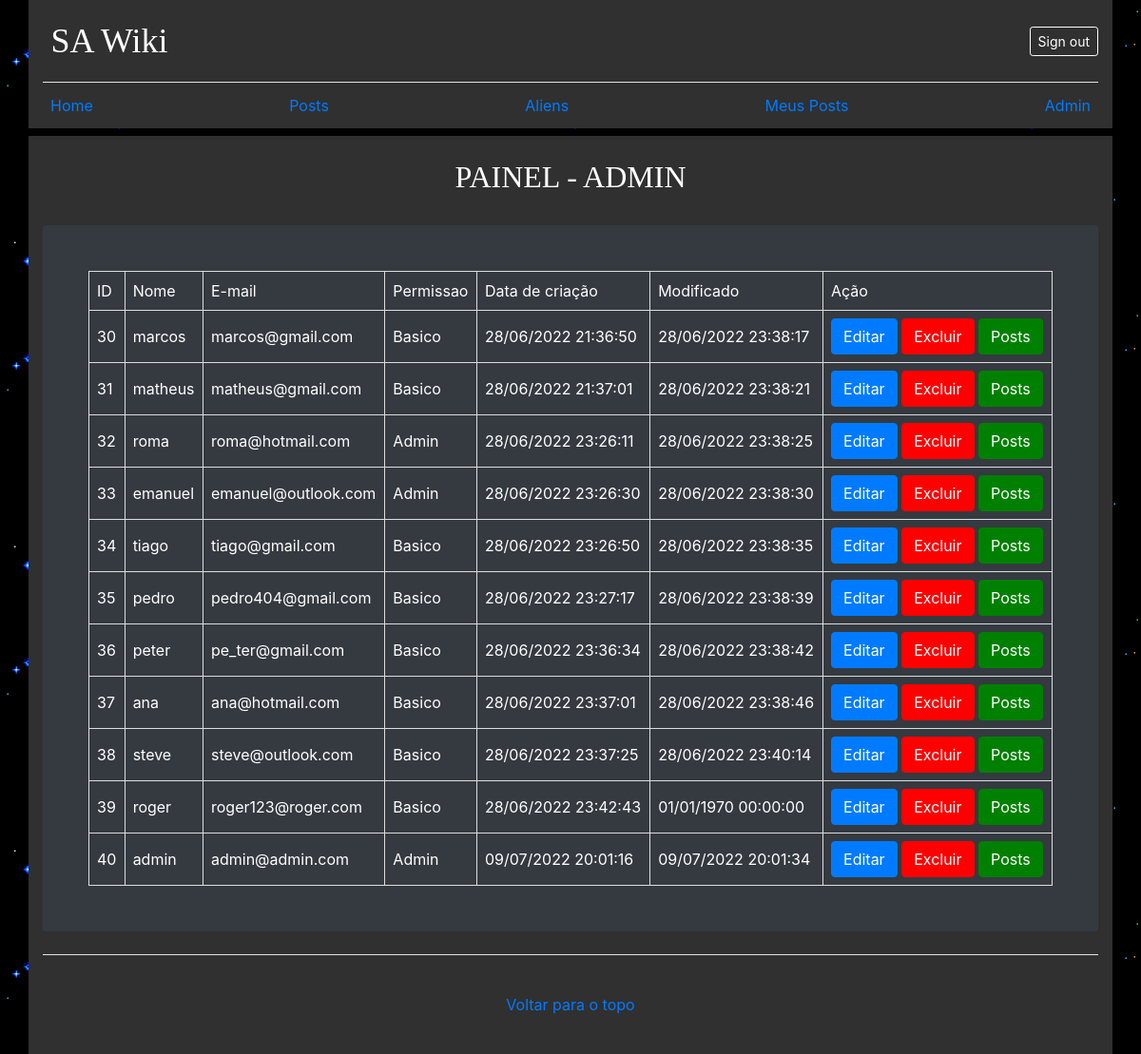
Screenshot of /projeto_10/config/mostrar_usuarios.php (signed in) with the database file from the repository.
### tables this page shows
CREATE TABLE `usuarios` (
  `id` int(11) NOT NULL,
  `usuario` varchar(250) NOT NULL,
  `senha` varchar(250) NOT NULL,
  `email` varchar(250) NOT NULL,
  `permissao_id` int(11) NOT NULL,
  `created` datetime NOT NULL,
  `modified` datetime DEFAULT NULL
);

### projeto_10/config/mostrar_usuarios.php (the view, shortened to what this page needs)
<?php
include './conexao.php';
$nivelacesso[1] = "Basico";
$nivelacesso[2] = "Admin";
?>
<!doctype html>
<html lang="pt-br">
  <head>
    <link href="../bootstrap/bootstrap.min.css" rel="stylesheet">
    <link href="../css/admin.css" rel="stylesheet">
</head>
<body>
    <div class="container">
      <header class="blog-header lh-1 py-3">
        <div class="row flex-nowrap justify-content-between align-items-center">
          <div class="col-4 text-center">
              <a class="blog-header-logo text-white" href="../dashboard.php">SA Wiki</a>
          </div>
          <div class="col-4 d-flex justify-content-end align-items-center">
              <a class="btn btn-sm btn-outline-secondary border-white text-white" href="../Includes/SessionStart.php">Sign out</a>
          </div>
        </div>
      </header>
      <div class="nav-scroller py-1 mb-2">
        <nav class="nav d-flex justify-content-between">
            <a class="p-2 link-secondary" href="../dashboard.php">Home</a>
            <a class="p-2 link-secondary" href="../posts.php">Posts</a>
            <a class="p-2 link-secondary" href="../aliens.php">Aliens</a>
            <a class="p-2 link-secondary" href="../meus_posts.php">Meus Posts</a>
            <a class="p-2 link-secondary" href="mostrar_usuarios.php">Admin</a>
        </nav>
      </div>
    </div>
    <main class="container">
      <br><h2 style="text-align: center">PAINEL - ADMIN</h2><br>
      <div class="p-4 p-md-5 mb-4 text-white rounded bg-dark">
      <table border="1" id="customers">
        <tr style="color: white">
          <td>ID</td>
          <td>Nome</td>
          <td>E-mail</td>
          <td>Permissao</td>
          <td>Data de criação</td>
          <td>Modificado</td>
          <td>Ação</td>
        </tr>
        <?php
        $query_usuario = "SELECT * FROM usuarios";
        $resultado_usuario = $conn ->prepare($query_usuario);
        $resultado_usuario-> execute();
        if(($resultado_usuario) AND ($resultado_usuario->rowCount() != 0))
        {
            while($row_usuario = $resultado_usuario->fetch(PDO::FETCH_ASSOC))
        {?>
        <tr style="color: white">
          <td><?php echo $row_usuario['id']; ?></td>
          <td><?php echo $row_usuario['usuario']; ?></td>
          <td><?php echo $row_usuario['email']; ?></td>
          <td><?php echo $nivelacesso[$row_usuario['permissao_id']]; ?></td>
          <td><?php echo date('d/m/Y H:i:s', strtotime($row_usuario['created'])); ?></td>
          <td><?php echo date('d/m/Y H:i:s', strtotime($row_usuario['modified'])); ?></td>
          <td>
            <a class="btn btn-primary" href="editar_usuario.php?id=<?php echo $row_usuario['id']; ?>">Editar</a>
            <a style="background-color: red; border-color: red" class="btn btn-primary" href="excluir_usuario.php?id=<?php echo $row_usuario['id']; ?>">Excluir</a>
            <a style="background-color: green; border-color: green" class="btn btn-primary" href="../adm/gerenciar_posts.php?id=<?php echo $row_usuario['id']; ?>">Posts</a>
          </td>
        </tr>
        <?php
        }
        }
        else
        {
        echo "<p style='color:red'>Nenhum usuário encontrado</p>";
        }
        ?>
      </table>
      </div>
    <footer class="blog-footer">
      <p>
        <a href="#">Voltar para o topo</a>
      </p>
    </footer>
    </main>
</body>
</html>

### projeto_10/css/admin.css (style rules this page uses)
.blog-header { border-bottom: 1px solid #e5e5e5; }
.blog-header-logo { font-family: "Playfair Display", Georgia, "Times New Roman", serif; font-size: 2.25rem; padding-right: 210px; }
h1, h2, h3, h4, h5, h6 { color: #fff; font-family: "Playfair Display", Georgia, "Times New Roman", serif; }
body { background-image: url(fundogif.gif); background-color: #202020; }
p { color: #fff; }
.container { background-color: #303030; }
.blog-footer { padding: 2.5rem 0; color: #303030; text-align: center; background-color: #303030; border-top: .05rem solid #e5e5e5; }
.blog-footer p:last-child { margin-bottom: 0; }
#customers { width: 100%; }
#customers td, #customers th { border: 1px solid #ddd; padding: 8px; }

### rows the page displays
usuarios: id "30", usuario "marcos", email "marcos@gmail.com", permissao "Basico", created "28/06/2022 21:36:50", modified "28/06/2022 23:38:17"
usuarios: id "31", usuario "matheus", email "matheus@gmail.com", permissao "Basico", created "28/06/2022 21:37:01", modified "28/06/2022 23:38:21"
usuarios: id "32", usuario "roma", email "roma@hotmail.com", permissao "Admin", created "28/06/2022 23:26:11", modified "28/06/2022 23:38:25"
usuarios: id "33", usuario "emanuel", email "emanuel@outlook.com", permissao "Admin", created "28/06/2022 23:26:30", modified "28/06/2022 23:38:30"
usuarios: id "34", usuario "tiago", email "tiago@gmail.com", permissao "Basico", created "28/06/2022 23:26:50", modified "28/06/2022 23:38:35"
usuarios: id "35", usuario "pedro", email "pedro404@gmail.com", permissao "Basico", created "28/06/2022 23:27:17", modified "28/06/2022 23:38:39"
usuarios: id "36", usuario "peter", email "pe_ter@gmail.com", permissao "Basico", created "28/06/2022 23:36:34", modified "28/06/2022 23:38:42"
usuarios: id "37", usuario "ana", email "ana@hotmail.com", permissao "Basico", created "28/06/2022 23:37:01", modified "28/06/2022 23:38:46"
usuarios: id "38", usuario "steve", email "steve@outlook.com", permissao "Basico", created "28/06/2022 23:37:25", modified "28/06/2022 23:40:14"
usuarios: id "39", usuario "roger", email "roger123@roger.com", permissao "Basico", created "28/06/2022 23:42:43", modified "01/01/1970 00:00:00"
usuarios: id "40", usuario "admin", email "admin@admin.com", permissao "Admin", created "09/07/2022 20:01:16", modified "09/07/2022 20:01:34"
